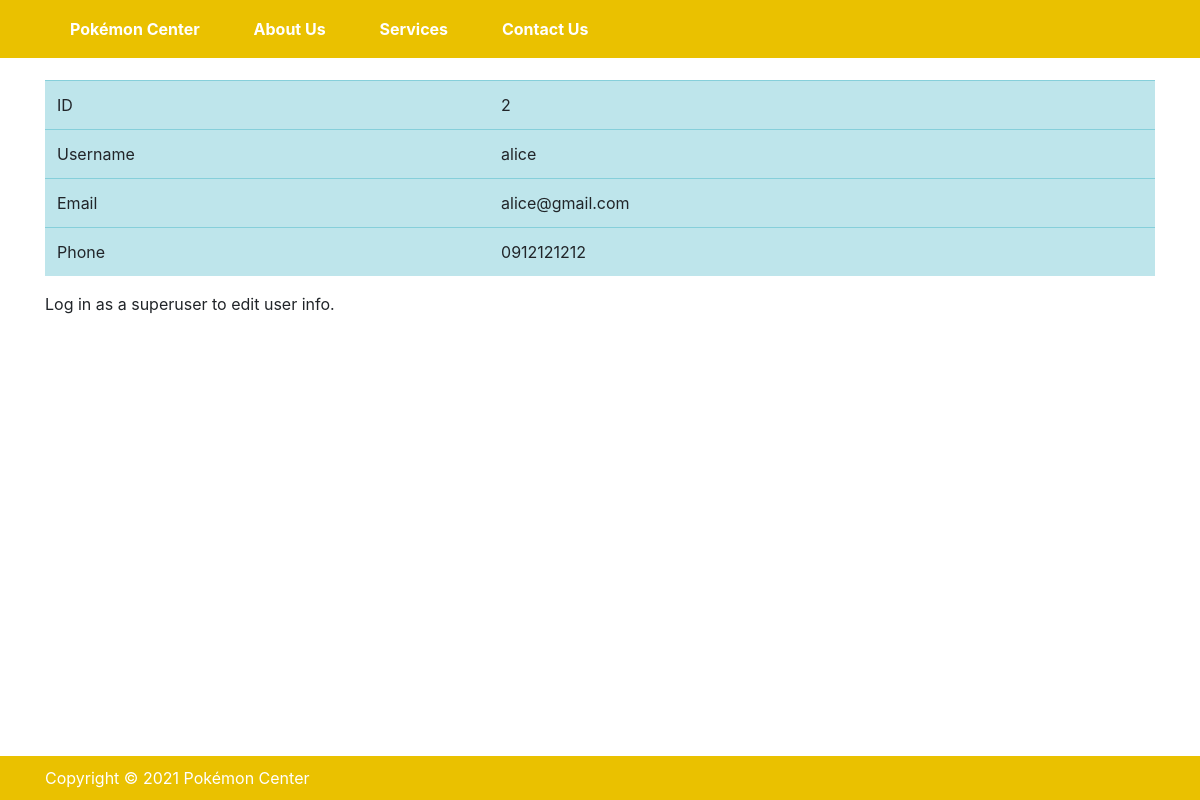
/userdetail/2, run on the app's committed database.
### shop_app/models.py (models this page shows, shortened)
class RegisteredUser(models.Model):
    name = models.CharField(max_length=100)
    email = models.CharField(max_length=100)
    phoneNum = models.CharField(blank=True, null=True, max_length=20)
    password = models.CharField(max_length=30)
    profilePic = models.ImageField(upload_to='profile_pics', default='default.jpeg')

### shop_app/views.py (the view)
# urls.py: path('userdetail/<int:pk>', views.UserDetailView.as_view(template_name='user_detail.html'),
class UserDetailView(DetailView):
    model = RegisteredUser

### shop_app/templates/user_detail.html (shortened to what this page needs)
{% extends "base.html" %}
    {% block content %}
        <table class="table table-hover table-info">
            <tr>
                <td>ID</td><td>{{ object.id }}</td>
            </tr>
            <tr>
                <td>Username</td><td>{{ object.name }}</td>
            </tr>
            <tr>
                <td>Email</td><td>{{ object.email }}</td>
            </tr>
            <tr>
                <td>Phone</td><td>{{ object.phoneNum }}</td>
            </tr>
        </table>
        {% if request.user.is_superuser %}
            <br>
            <a role="button" class="btn btn-primary" href="{% url 'userupdate' object.id %}">Update</a>
            <a role="button" class="btn btn-secondary" href="{% url 'userdelete' object.id %}">Delete</a>
        {% else %}
            Log in as a superuser to edit user info.
        {% endif %}
    {% endblock %}

### shop_app/templates/base.html (style rules this page uses)
body { padding-top: 80px; padding-bottom: 80px; }

### data on the page
RegisteredUser: id "2", name "alice", email "alice@gmail.com", phoneNum "0912121212"
